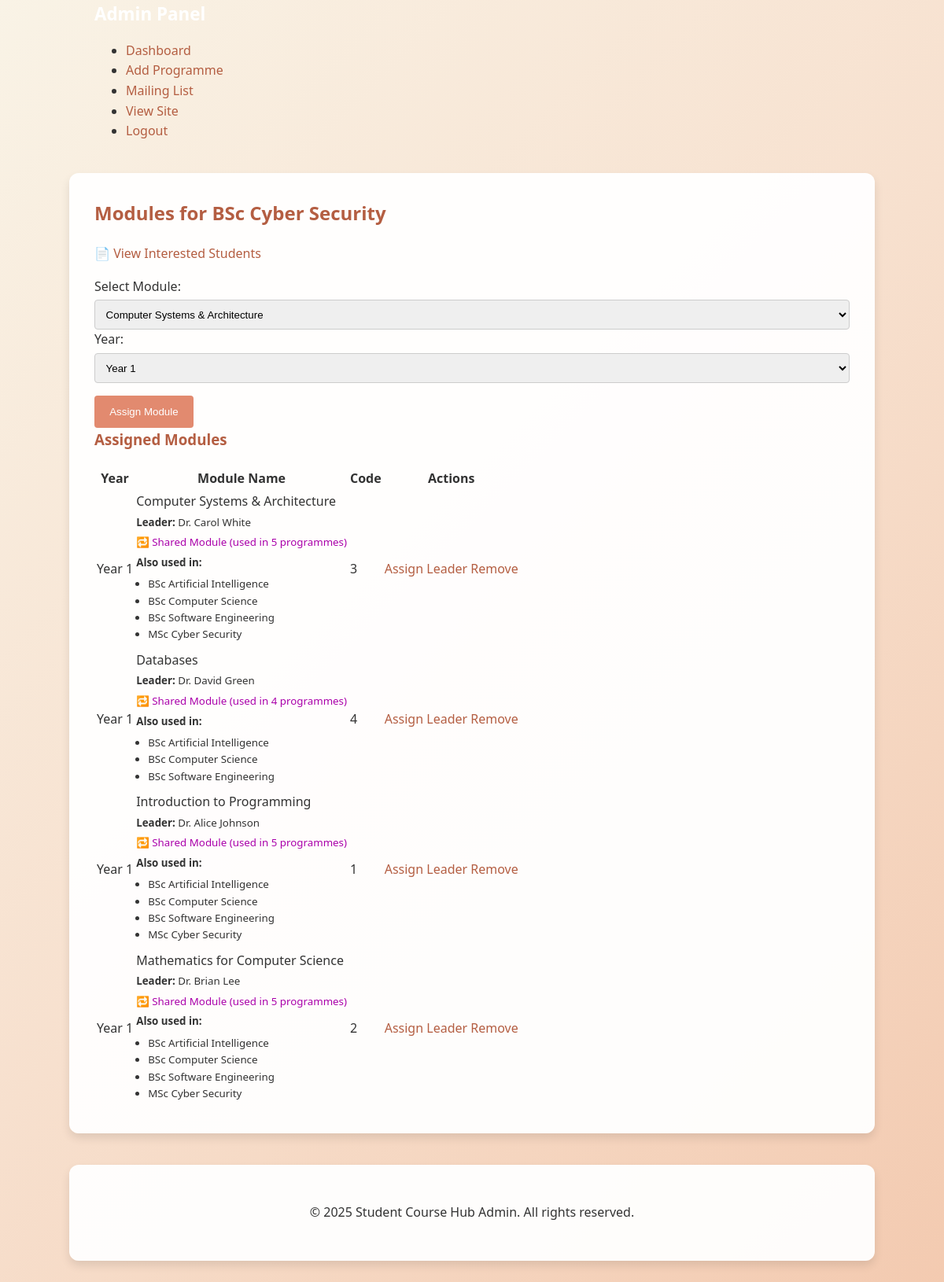
The page /index.php?page=programmeModules&id=4 (signed in) on the database its author committed.
### tables this page shows
CREATE TABLE Programmes (
    ProgrammeID INT PRIMARY KEY AUTO_INCREMENT,
    ProgrammeName VARCHAR(160) NOT NULL,
    Description TEXT,
    Image VARCHAR(255),
    LevelID INT,
    ProgrammeLeaderID INT,
    is_published TINYINT(1) NOT NULL DEFAULT 1,
    FOREIGN KEY (LevelID) REFERENCES Levels(LevelID),
    FOREIGN KEY (ProgrammeLeaderID) REFERENCES Staff(StaffID)
);

CREATE TABLE ProgrammeModules (
    ProgrammeID INT,
    ModuleID INT,
    Year INT,
    PRIMARY KEY (ProgrammeID, ModuleID, Year),
    FOREIGN KEY (ProgrammeID) REFERENCES Programmes(ProgrammeID),
    FOREIGN KEY (ModuleID) REFERENCES Modules(ModuleID)
);

CREATE TABLE Modules (
    ModuleID INT PRIMARY KEY,
    ModuleName VARCHAR(160) NOT NULL,
    ModuleLeaderID INT,
    Description TEXT,
    FOREIGN KEY (ModuleLeaderID) REFERENCES Staff(StaffID)
);

CREATE TABLE Staff (
    StaffID INT PRIMARY KEY,
    Name VARCHAR(120) NOT NULL,
    Email VARCHAR(255) DEFAULT NULL,
    Bio TEXT DEFAULT NULL
);

### app/models/controllers/AdminController.php (called while the page is built, shortened)
<?php
require_once(__DIR__ . '/../models/programme.php');
class AdminController
{
    public static function programmeModules($pdo, $programmeId)
{
    $programme = Programme::find($pdo, $programmeId);
    $assigned = Programme::getModules($pdo, $programmeId);
    foreach ($assigned as &$module) {
        $module['UsageCount'] = Programme::moduleUsageCount($pdo, $module['ModuleID']);
        $module['UsedInProgrammes'] = Programme::getProgrammesUsingModule($pdo, $module['ModuleID']);
    }
    $allModules = Programme::allModules($pdo);
    include(__DIR__ . '/../views/admin/programme_modules.php');
}
}

### app/models/programme.php (called while the page is built, shortened)
<?php
class Programme
{
    public static function find($pdo, $id)
    {
        $sql = "SELECT * FROM Programmes WHERE ProgrammeID = :id LIMIT 1";
        $stmt = $pdo->prepare($sql);
        $stmt->execute(['id' => $id]);
        return $stmt->fetch(PDO::FETCH_ASSOC);
    }
    public static function getModules($pdo, $programmeId)
    {
        $sql = "SELECT pm.Year, m.ModuleName, m.ModuleID,
       s.Name AS LeaderName, s.Email, s.Bio
FROM ProgrammeModules pm
JOIN Modules m ON pm.ModuleID = m.ModuleID
LEFT JOIN Staff s ON m.ModuleLeaderID = s.StaffID
WHERE pm.ProgrammeID = :id
ORDER BY pm.Year, m.ModuleName;";
        $stmt = $pdo->prepare($sql);
        $stmt->execute(['id' => $programmeId]);
        return $stmt->fetchAll(PDO::FETCH_ASSOC);
    }
    public static function allModules($pdo)
    {
        $stmt = $pdo->query("SELECT * FROM Modules ORDER BY ModuleName");
        return $stmt->fetchAll(PDO::FETCH_ASSOC);
    }
public static function getProgrammesUsingModule($pdo, $moduleId)
{
    $sql = "SELECT p.ProgrammeID, p.ProgrammeName
            FROM ProgrammeModules pm
            JOIN Programmes p ON pm.ProgrammeID = p.ProgrammeID
            WHERE pm.ModuleID = :moduleId
            ORDER BY p.ProgrammeName";
    $stmt = $pdo->prepare($sql);
    $stmt->execute(['moduleId' => $moduleId]);
    return $stmt->fetchAll(PDO::FETCH_ASSOC);
}
public static function moduleUsageCount($pdo, $moduleId)
{
    $sql = "SELECT COUNT(DISTINCT ProgrammeID) FROM ProgrammeModules WHERE ModuleID = :moduleId";
    $stmt = $pdo->prepare($sql);
    $stmt->execute(['moduleId' => $moduleId]);
    return (int) $stmt->fetchColumn();
}
}

### app/views/admin/programme_modules.php (the view, shortened to what this page needs)
<!DOCTYPE html>
<html lang="en">
<head>
    <link rel="stylesheet" href="assets/css/admin.css">
    <link rel="stylesheet" href="assets/css/theme.css">
</head>
<body>
    <header class="site-header">
        <div class="container">
        <div class="header-content">
            <div class="logo">
                <a href="index.php?page=adminDashboard" style="color: white; font-weight: bold; font-size: 1.4rem; text-decoration: none;">Admin Panel</a>
            </div>
            <nav class="main-nav">
                <ul>
                    <li><a href="index.php?page=adminDashboard">Dashboard</a></li>
                    <li><a href="index.php?page=addProgrammeForm">Add Programme</a></li>
                    <li><a href="index.php?page=mailingList">Mailing List</a></li>
                    <li><a href="index.php?page=programmes">View Site</a></li>
                    <li><a href="index.php?page=adminLogout">Logout</a></li>
                </ul>
            </nav>
        </div>
        </div>
    </header>
    <main class="main-content">
        <div class="container">
            <?php if ($programme && is_array($programme)): ?>
                <h2>Modules for <?= htmlspecialchars($programme['ProgrammeName']) ?></h2>
                <p><a class="add-btn" href="index.php?page=viewInterestedStudents&id=<?= $programme['ProgrammeID'] ?>">📄 View Interested Students</a></p>
            <?php else: ?>
                <p style="color: red; font-weight: bold;">⚠️ Programme not found or invalid ID.</p>
            <?php endif; ?>
            <form method="post" action="index.php?page=assignModule">
                <label>Select Module:</label>
                <select name="moduleId" required>
                    <?php foreach ($allModules as $m): ?>
                        <option value="<?= $m['ModuleID'] ?>">
                            <?= htmlspecialchars($m['ModuleName']) ?>
                        </option>
                    <?php endforeach; ?>
                </select>
                <label>Year:</label>
                <select name="year">
                    <option value="1">Year 1</option>
                </select>
                <button type="submit">Assign Module</button>
            </form>
            <h3>Assigned Modules</h3>
            <table class="admin-table">
                <tr>
                    <th>Year</th>
                    <th>Module Name</th>
                    <th>Code</th>
                    <th>Actions</th>
                </tr>
                <?php foreach ($assigned as $a): ?>
                    <tr>
                        <td>Year <?= $a['Year'] ?></td>
                        <td>
                            <?= htmlspecialchars($a['ModuleName']) ?><br>
                            <small>
                                <strong>Leader:</strong>
                                <?= !empty($a['LeaderName']) ? htmlspecialchars($a['LeaderName']) : '<em>Not assigned</em>'; echo '<br>'; ?>
                                <?php if (($a['UsageCount'] ?? 0) > 1): ?>
                                    <span style="color: #aa00aa;">🔁 Shared Module (used in <?= $a['UsageCount'] ?> programmes)</span><br>
                                    <strong>Also used in:</strong>
                                    <ul style="margin: 5px 0; padding-left: 15px;">
                                        <?php foreach ($a['UsedInProgrammes'] as $p): ?>
                                            <?php if ($p['ProgrammeID'] != $programme['ProgrammeID']): ?>
                                                <li><?= htmlspecialchars($p['ProgrammeName']) ?></li>
                                            <?php endif; ?>
                                        <?php endforeach; ?>
                                    </ul>
                                <?php endif; ?>
                            </small>
                        </td>
                        <td><?= $a['ModuleID'] ?></td>
                        <td>
                            <a class="action-btn edit-btn" href="index.php?page=assignModuleLeaderForm&id=<?= $a['ModuleID'] ?>">Assign Leader</a>
                            <a class="action-btn delete-btn" href="index.php?page=removeModule&programmeId=<?= $programme['ProgrammeID'] ?>&moduleId=<?= $a['ModuleID'] ?>"
                                onclick="return confirm('Remove this module?');">Remove</a>
                        </td>
                    </tr>
                <?php endforeach; ?>
            </table>
        </div>
    </main>
    <footer class="site-footer">
        <div class="container">
            <p>&copy; 2025 Student Course Hub Admin. All rights reserved.</p>
        </div>
    </footer>
</body>
</html>

### public/assets/css/admin.css (style rules this page uses)
body { font-family: 'Segoe UI', Tahoma, Geneva, Verdana, sans-serif; background-color: #fdf8f4; color: #333333; line-height: 1.6; }

### public/assets/css/theme.css (style rules this page uses)
body { margin: 0; padding: 0; font-family: 'Segoe UI', 'Roboto', sans-serif; color: #333333; background: linear-gradient(135deg, #f9f3e6 0%, #f7e0ce 50%, #f3cab0 100%); min-height: 100vh; }
.container { max-width: 960px; margin: 40px auto; padding: 2rem; background: rgba(255, 255, 255, 0.95); color: #333333; border-radius: 12px; box-shadow: 0 6px 12px rgba(0, 0, 0, 0.1); }
h1, h2, h3 { color: #b45e42; margin-top: 0; }
a { color: #b45e42; text-decoration: none; }
input[type="text"], input[type="email"], input[type="password"], select { width: 100%; padding: 0.6rem; margin-top: 0.25rem; border: 1px solid #ccc; border-radius: 4px; box-sizing: border-box; }
button { padding: 0.8rem 1.2rem; margin-top: 1rem; background-color: #e28a6f; color: #ffffff; border: none; border-radius: 4px; cursor: pointer; transition: background-color 0.2s ease; }
footer { text-align: center; margin-top: 2rem; color: #b45e42; }
.site-header .container { background: none; box-shadow: none; border-radius: 0; margin: 0 auto; padding: 0 20px; }

### rows shown on the page
programmes: ProgrammeName "BSc Cyber Security"
programmemodules: Year "1", ModuleID.ModuleName "Computer Systems & Architecture", staff.Name "Dr. Carol White", UsageCount "5", ModuleID.ModuleID "3"
programmes: ProgrammeName "BSc Artificial Intelligence"
programmes: ProgrammeName "BSc Computer Science"
programmes: ProgrammeName "BSc Software Engineering"
programmes: ProgrammeName "MSc Cyber Security"
programmemodules: Year "1", ModuleID.ModuleName "Databases", staff.Name "Dr. David Green", ModuleID.ModuleID "4"
programmemodules: Year "1", ModuleID.ModuleName "Introduction to Programming", staff.Name "Dr. Alice Johnson", UsageCount "5", ModuleID.ModuleID "1"
programmemodules: Year "1", ModuleID.ModuleName "Mathematics for Computer Science", staff.Name "Dr. Brian Lee", UsageCount "5", ModuleID.ModuleID "2"

### other values the page prints
form field moduleId "Computer Systems & Architecture"
